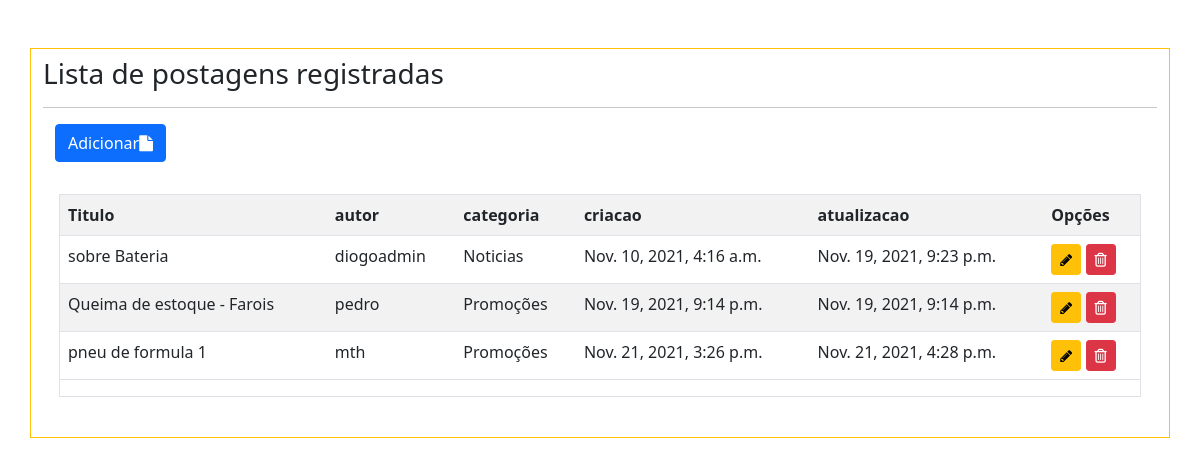
The page /listagem/posts (signed in) on the database its author committed.
### blog/models.py (models this page shows, shortened)
class Post(models.Model):
    titulo = models.CharField(max_length=255)
    slug = models.SlugField(max_length=255, unique=True)
    conteudo = RichTextUploadingField(null=True)
    autor = models.ForeignKey(User, on_delete=models.CASCADE)
    criacao = models.DateTimeField(auto_now_add=True)
    atualizacao = models.DateTimeField(auto_now=True)
    categoria = models.ForeignKey(Categoria, on_delete=models.CASCADE)
    class Meta:
        ordering = ('criacao',)

class Categoria(models.Model):
    nome = models.CharField(max_length=100)
    def __str__(self):
        return self.nome

### blog/views.py (the view)
# urls.py: path('listagem/posts', PostListagemListView.as_view(), name='listagem-posts'),
class PostListagemListView(CustomGroupRequiredMixin, LoginRequiredMixin, ListView):
    model = Post
    template_name = 'blog/list-blog.html'

### aplicacao/views.py (called while the page is built)
    def dispatch(self, request, *args, **kwargs):
        if self.request.user.is_authenticated and not (
            self.request.user.is_superuser):
            raise PermissionDenied
        return super().dispatch(request, *args, **kwargs)

### blog/templates/blog/list-blog.html (shortened to what this page needs)
{% extends 'paginas/base.html' %}
{% load static %}
{% load crispy_forms_tags %}
{% block conteudo %}
<div class="container py-2 my-5 border border-warning">
    <h3>Lista de postagens registradas</h3>
    <hr>
    <div class="container">
        <div class="row">
            <div class="col text-left">
                <a href="{% url 'blog:postagem-cadastro' %}" class="btn btn-primary" title="adicionar">Adicionar<i class="fa fa-file"></i> </a>
            </div>
        </div>
    </div>
    <div class="container p-3 my-3 ">
        <div class="table-responsive border">
            <table class="table table-striped">
                <tr>
                    <th>Titulo</th>
                    <th>autor</th>
                    <th>categoria</th>
                    <th>criacao</th>
                    <th>atualizacao</th>
                    <th>Opções</th>
                </tr>
                {% for post in object_list %}
                <tr>
                    <td>{{ post.titulo }}</td>
                    <td>{{ post.autor }}</td>
                    <td>{{ post.categoria }}</td>
                    <td>{{ post.criacao }}</td>
                    <td>{{ post.atualizacao }}</td>
                    <td>
                       <a href="{% url 'blog:postagem-atualizar' post.id %}" class="btn btn-warning btn-sm" title="Editar"><i class="fa fa-pencil" aria-hidden="true"></i></a>
                        <a href="{% url 'blog:postagem-deletar' post.id %}" class="btn btn-danger btn-sm" title="Excluir"><i class="fa fa-trash-o"></i></a>
                    </td>
                </tr>
                {% empty %}
                <tr>
                    <td colspan="3">Nenhuma Postagem registrada!</td>
                </tr>
                {% endfor %}
            </table>
        </div>
    </div>
</div>
{% endblock %}

### rows shown on the page
Post: titulo "sobre Bateria", autor "diogoadmin", categoria "Noticias", criacao "Nov. 10, 2021, 4:16 a.m.", atualizacao "Nov. 19, 2021, 9:23 p.m."
Post: titulo "Queima de estoque - Farois", autor "pedro", categoria "Promoções", criacao "Nov. 19, 2021, 9:14 p.m.", atualizacao "Nov. 19, 2021, 9:14 p.m."
Post: titulo "pneu de formula 1", autor "mth", categoria "Promoções", criacao "Nov. 21, 2021, 3:26 p.m.", atualizacao "Nov. 21, 2021, 4:28 p.m."
